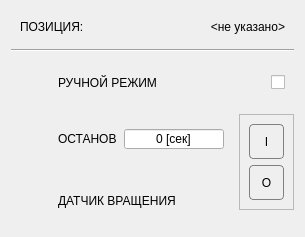
<?xml version="1.0" encoding="UTF-8"?>
<ui version="4.0">
 <class>GearROT</class>
 <widget class="QDialog" name="GearROT">
  <property name="geometry">
   <rect>
    <x>0</x>
    <y>0</y>
    <width>305</width>
    <height>230</height>
   </rect>
  </property>
  <property name="windowTitle">
   <string>Управление ПИТАТЕЛЕМ</string>
  </property>
  <property name="styleSheet">
   <string notr="true">#centralwidget,#GearROT,QWidget[style='container']
{
	background-color: qlineargradient(spread:pad, x1:0, y1:0, x2:1, y2:1, stop:0 rgba(73, 73, 73, 255), stop:1 rgba(133, 133, 133, 255));
}
QAbstractButton:flat
{
	border: 1px solid gray;
	border-radius: 4px;
}
QAbstractButton:flat:pressed
{
	background-color: green;
}
QAbstractButton:flat[style=&quot;open&quot;]
{
	image: url(:/concrete/stop.png);
}
QAbstractButton:flat:pressed[style=&quot;open&quot;]
{
	image: url(:/concrete/down.png);
}
QAbstractButton:flat:checked[style=&quot;open&quot;]
{
	image: url(:/concrete/down.png);
}
QLabel[style=&quot;huge&quot;]
{
	font-size: 20pt;
	font-weight: bold;
	color: white;
}
QLabel[style=&quot;gigantic&quot;]
{
	font-size: 32pt;
	font-weight: bold;
	color: white;
}

QLabel[style=&quot;badge&quot;]
{
	border: 1px solid red;
	background-color: rgba(0,0,0,100);
	color: white;
	border-radius: 4px;
}
QLabel[style=&quot;vodoley-status&quot;]
{
	border: none;
	background-color: rgb(98, 160, 234);
	color: white;
	border-radius: 4px;
	font-weight: bold;
	font-size: 9pt;
	padding: 8px;
}
QLabel[style='hint']
{
	color: lightGray;
	font-weight: bold;
	font-size: 10pt;
}
QLabel[style='tips']
{
	color: lightGray;
	font-size: 7pt;
}
QLabel[style='sys']
{
	color: yellow;
	font-size: 7pt;
}
QGroupBox[style=&quot;vodoley&quot;]
{
	background-color: rgb(94, 92, 100);
	border: 1px solid gray;
}
QAbstractButton:flat[style=&quot;danger&quot;]
{
	background-color: rgba(224, 27, 36,80);
	color: lightGray;
}
QAbstractButton:flat::checked[style=&quot;danger&quot;]
{
	background-color: rgba(224, 27, 36,255);
	color: white;
}
QAbstractButton:flat[style=&quot;warning&quot;]
{
	background-color: rgba(46, 194, 126,80);
	color: lightGray;
}
QAbstractButton:flat::checked[style=&quot;warning&quot;]
{
	background-color: rgb(46, 194, 126);
	color: white;
}
</string>
  </property>
  <property name="prefix" stdset="0">
   <string/>
  </property>
  <property name="style" stdset="0">
   <string>container</string>
  </property>
  <layout class="QGridLayout" name="gridLayout">
   <item row="3" column="1" rowspan="3" alignment="Qt::AlignTop">
    <widget class="QFrame" name="console">
     <property name="minimumSize">
      <size>
       <width>55</width>
       <height>96</height>
      </size>
     </property>
     <property name="maximumSize">
      <size>
       <width>55</width>
       <height>16777215</height>
      </size>
     </property>
     <property name="frameShape">
      <enum>QFrame::StyledPanel</enum>
     </property>
     <layout class="QVBoxLayout" name="verticalLayout_15">
      <item>
       <widget class="QPushButton" name="on">
        <property name="sizePolicy">
         <sizepolicy hsizetype="Minimum" vsizetype="Preferred">
          <horstretch>0</horstretch>
          <verstretch>0</verstretch>
         </sizepolicy>
        </property>
        <property name="cursor">
         <cursorShape>PointingHandCursor</cursorShape>
        </property>
        <property name="text">
         <string>I</string>
        </property>
        <property name="flat">
         <bool>true</bool>
        </property>
        <property name="style" stdset="0">
         <string>warning</string>
        </property>
       </widget>
      </item>
      <item>
       <widget class="QPushButton" name="off">
        <property name="sizePolicy">
         <sizepolicy hsizetype="Minimum" vsizetype="Preferred">
          <horstretch>0</horstretch>
          <verstretch>0</verstretch>
         </sizepolicy>
        </property>
        <property name="cursor">
         <cursorShape>PointingHandCursor</cursorShape>
        </property>
        <property name="text">
         <string>O</string>
        </property>
        <property name="flat">
         <bool>true</bool>
        </property>
        <property name="style" stdset="0">
         <string>danger</string>
        </property>
       </widget>
      </item>
     </layout>
    </widget>
   </item>
   <item row="3" column="0">
    <widget class="QWidget" name="row_3" native="true">
     <layout class="QHBoxLayout" name="horizontalLayout_3">
      <item>
       <widget class="QLabel" name="icon_startup_t">
        <property name="minimumSize">
         <size>
          <width>32</width>
          <height>32</height>
         </size>
        </property>
        <property name="maximumSize">
         <size>
          <width>32</width>
          <height>32</height>
         </size>
        </property>
        <property name="text">
         <string/>
        </property>
        <property name="pixmap">
         <pixmap resource="../resources.qrc">:/timer.png</pixmap>
        </property>
        <property name="scaledContents">
         <bool>true</bool>
        </property>
       </widget>
      </item>
      <item>
       <widget class="QLabel" name="hint_startup_t">
        <property name="text">
         <string>ОСТАНОВ</string>
        </property>
        <property name="style" stdset="0">
         <string>hint</string>
        </property>
       </widget>
      </item>
      <item alignment="Qt::AlignRight">
       <widget class="QSpinBox" name="startup_t">
        <property name="minimumSize">
         <size>
          <width>100</width>
          <height>0</height>
         </size>
        </property>
        <property name="maximumSize">
         <size>
          <width>100</width>
          <height>16777215</height>
         </size>
        </property>
        <property name="alignment">
         <set>Qt::AlignCenter</set>
        </property>
        <property name="buttonSymbols">
         <enum>QAbstractSpinBox::NoButtons</enum>
        </property>
        <property name="suffix">
         <string> [сек]</string>
        </property>
        <property name="maximum">
         <number>100</number>
        </property>
       </widget>
      </item>
     </layout>
    </widget>
   </item>
   <item row="0" column="0" colspan="2">
    <widget class="QWidget" name="row_1" native="true">
     <layout class="QHBoxLayout" name="horizontalLayout">
      <item>
       <widget class="QLabel" name="hint_name">
        <property name="text">
         <string>ПОЗИЦИЯ:</string>
        </property>
        <property name="style" stdset="0">
         <string>hint</string>
        </property>
       </widget>
      </item>
      <item>
       <widget class="QLabel" name="name">
        <property name="minimumSize">
         <size>
          <width>100</width>
          <height>0</height>
         </size>
        </property>
        <property name="text">
         <string>&lt;не указано&gt;</string>
        </property>
        <property name="alignment">
         <set>Qt::AlignRight|Qt::AlignTrailing|Qt::AlignVCenter</set>
        </property>
        <property name="style" stdset="0">
         <string>hint</string>
        </property>
       </widget>
      </item>
     </layout>
    </widget>
   </item>
   <item row="5" column="0">
    <widget class="QWidget" name="row_5" native="true">
     <layout class="QHBoxLayout" name="horizontalLayout_5">
      <item>
       <widget class="QLabel" name="icon_rot">
        <property name="minimumSize">
         <size>
          <width>32</width>
          <height>32</height>
         </size>
        </property>
        <property name="maximumSize">
         <size>
          <width>32</width>
          <height>32</height>
         </size>
        </property>
        <property name="styleSheet">
         <string notr="true">padding: 6px;</string>
        </property>
        <property name="text">
         <string/>
        </property>
        <property name="pixmap">
         <pixmap resource="../resources.qrc">:/green-led.png</pixmap>
        </property>
        <property name="scaledContents">
         <bool>true</bool>
        </property>
       </widget>
      </item>
      <item>
       <widget class="QLabel" name="hint_rot">
        <property name="text">
         <string>ДАТЧИК ВРАЩЕНИЯ</string>
        </property>
        <property name="style" stdset="0">
         <string>hint</string>
        </property>
       </widget>
      </item>
     </layout>
    </widget>
   </item>
   <item row="1" column="0" colspan="2">
    <widget class="Line" name="line">
     <property name="orientation">
      <enum>Qt::Horizontal</enum>
     </property>
    </widget>
   </item>
   <item row="2" column="0" colspan="2">
    <widget class="QWidget" name="row_4" native="true">
     <layout class="QHBoxLayout" name="horizontalLayout_4">
      <item>
       <widget class="QLabel" name="icon_manual">
        <property name="minimumSize">
         <size>
          <width>32</width>
          <height>32</height>
         </size>
        </property>
        <property name="maximumSize">
         <size>
          <width>32</width>
          <height>32</height>
         </size>
        </property>
        <property name="text">
         <string/>
        </property>
        <property name="pixmap">
         <pixmap resource="../resources.qrc">:/hand.png</pixmap>
        </property>
        <property name="scaledContents">
         <bool>true</bool>
        </property>
       </widget>
      </item>
      <item>
       <widget class="QLabel" name="hint_fq_3">
        <property name="text">
         <string>РУЧНОЙ РЕЖИМ</string>
        </property>
        <property name="style" stdset="0">
         <string>hint</string>
        </property>
       </widget>
      </item>
      <item>
       <widget class="QCheckBox" name="manual">
        <property name="layoutDirection">
         <enum>Qt::RightToLeft</enum>
        </property>
        <property name="text">
         <string/>
        </property>
       </widget>
      </item>
     </layout>
    </widget>
   </item>
  </layout>
 </widget>
 <resources>
  <include location="../resources.qrc"/>
 </resources>
 <connections/>
</ui>
